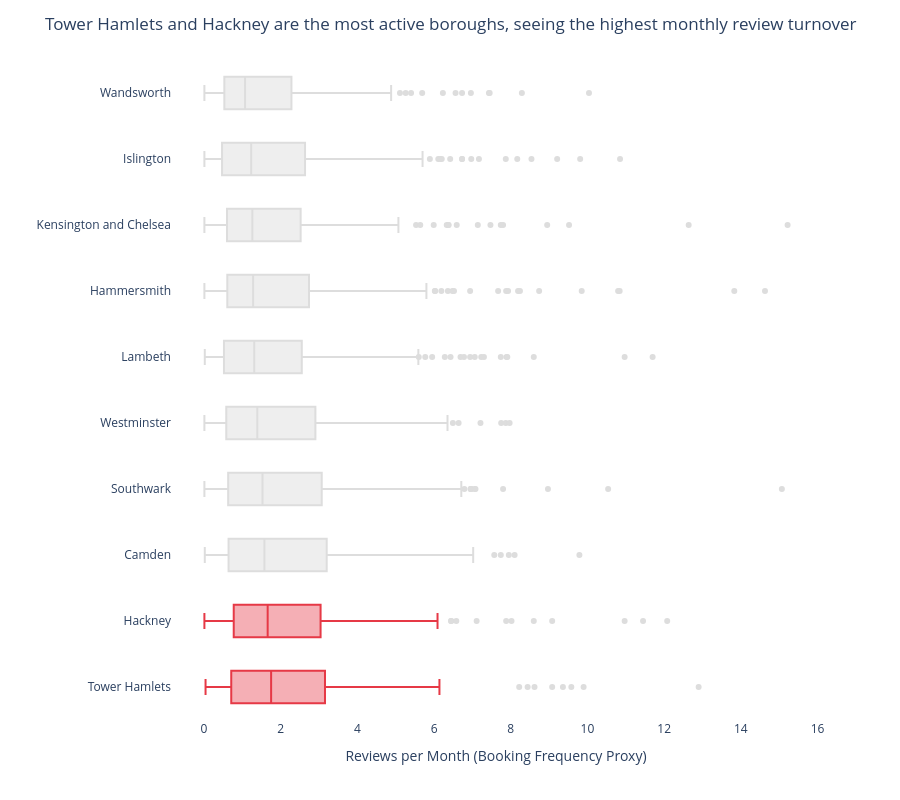

Notebook code cell kept with this figure:
### Markdown cell above
## Task 2 — Box plot: listing activity by borough

**What to build:** A **horizontal box plot** comparing listing activity (reviews per month) across London boroughs — reviews per month is a proxy for how frequently a listing is booked.

**Requirements:**
- Horizontal orientation (borough names are long)
- Sorted by median reviews per month (most active at top)
- Highlight the **two most active** boroughs in a different colour
- Outliers shown as individual points
- Insight title naming the two busiest boroughs

> 💡 Some listings have zero reviews — these are new or inactive listings. Filter them out with before plotting

### Code cell
import pandas as pd
import plotly.express as px

# 1. Pre-processing
df = pd.read_csv('airbnb_london.csv')

# Filter out listings with zero reviews
df_t2 = df[df['reviews_per_month'] > 0].copy()

# Calculate median activity per neighbourhood for sorting
med_activity = df_t2.groupby('neighbourhood')['reviews_per_month'].median().sort_values(ascending=True)
sorted_boroughs = med_activity.index.tolist()

# Identify the two most active boroughs
top_2 = med_activity.tail(2).index.tolist()

# 2. Create the Horizontal Box Plot
fig2 = px.box(
    df_t2,
    y='neighbourhood',
    x='reviews_per_month',
    color='neighbourhood',
    category_orders={'neighbourhood': sorted_boroughs},
    color_discrete_sequence=['#DDDDDD'] * len(sorted_boroughs), # Default all to grey
    orientation='h',
    points='outliers', # Show outliers individually
    labels={'reviews_per_month': 'Reviews per Month', 'neighbourhood': ''}
)

# 3. Highlight the two most active boroughs
for trace in fig2.data:
    if trace.name in top_2:
        trace.line.color = '#E63946' # Highlight color
        trace.fillcolor = 'rgba(230,57,70,0.4)'

# 4. Styling and Insight Title
fig2.update_layout(
    title=f'{top_2[1]} and {top_2[0]} are the most active boroughs, seeing the highest monthly review turnover',
    xaxis_title='Reviews per Month (Booking Frequency Proxy)',
    showlegend=False,
    plot_bgcolor='white',
    height=800 # Increased height for many boroughs
)

fig2.show()

### Figure 1 — Plotly figure (JSON) as saved in the notebook; plotly's stock layout.template omitted (floating-point values rounded to 4 significant figures; data arrays with more than 128 entries replaced by an {"elided": "..."} marker saying what was removed)
{"data": [{"alignmentgroup": "True", "boxpoints": "outliers", "hovertemplate": "=%{y}<br>Reviews per Month=%{x}<extra></extra>", "legendgroup": "Wandsworth", "marker": {"color": "#DDDDDD"}, "name": "Wandsworth", "notched": false, "offsetgroup": "Wandsworth", "orientation": "h", "showlegend": true, "type": "box", "x": {"elided": "226 float values"}, "x0": " ", "xaxis": "x", "y": {"elided": "226 str values"}, "y0": " ", "yaxis": "y"}, {"alignmentgroup": "True", "boxpoints": "outliers", "hovertemplate": "=%{y}<br>Reviews per Month=%{x}<extra></extra>", "legendgroup": "Islington", "marker": {"color": "#DDDDDD"}, "name": "Islington", "notched": false, "offsetgroup": "Islington", "orientation": "h", "showlegend": true, "type": "box", "x": {"elided": "241 float values"}, "x0": " ", "xaxis": "x", "y": {"elided": "241 str values"}, "y0": " ", "yaxis": "y"}, {"alignmentgroup": "True", "boxpoints": "outliers", "hovertemplate": "=%{y}<br>Reviews per Month=%{x}<extra></extra>", "legendgroup": "Kensington and Chelsea", "marker": {"color": "#DDDDDD"}, "name": "Kensington and Chelsea", "notched": false, "offsetgroup": "Kensington and Chelsea", "orientation": "h", "showlegend": true, "type": "box", "x": {"elided": "246 float values"}, "x0": " ", "xaxis": "x", "y": {"elided": "246 str values"}, "y0": " ", "yaxis": "y"}, {"alignmentgroup": "True", "boxpoints": "outliers", "hovertemplate": "=%{y}<br>Reviews per Month=%{x}<extra></extra>", "legendgroup": "Hammersmith", "marker": {"color": "#DDDDDD"}, "name": "Hammersmith", "notched": false, "offsetgroup": "Hammersmith", "orientation": "h", "showlegend": true, "type": "box", "x": {"elided": "245 float values"}, "x0": " ", "xaxis": "x", "y": {"elided": "245 str values"}, "y0": " ", "yaxis": "y"}, {"alignmentgroup": "True", "boxpoints": "outliers", "hovertemplate": "=%{y}<br>Reviews per Month=%{x}<extra></extra>", "legendgroup": "Lambeth", "marker": {"color": "#DDDDDD"}, "name": "Lambeth", "notched": false, "offsetgroup": "Lambeth", "orientation": "h", "showlegend": true, "type": "box", "x": {"elided": "250 float values"}, "x0": " ", "xaxis": "x", "y": {"elided": "250 str values"}, "y0": " ", "yaxis": "y"}, {"alignmentgroup": "True", "boxpoints": "outliers", "hovertemplate": "=%{y}<br>Reviews per Month=%{x}<extra></extra>", "legendgroup": "Westminster", "marker": {"color": "#DDDDDD"}, "name": "Westminster", "notched": false, "offsetgroup": "Westminster", "orientation": "h", "showlegend": true, "type": "box", "x": {"elided": "260 float values"}, "x0": " ", "xaxis": "x", "y": {"elided": "260 str values"}, "y0": " ", "yaxis": "y"}, {"alignmentgroup": "True", "boxpoints": "outliers", "hovertemplate": "=%{y}<br>Reviews per Month=%{x}<extra></extra>", "legendgroup": "Southwark", "marker": {"color": "#DDDDDD"}, "name": "Southwark", "notched": false, "offsetgroup": "Southwark", "orientation": "h", "showlegend": true, "type": "box", "x": {"elided": "270 float values"}, "x0": " ", "xaxis": "x", "y": {"elided": "270 str values"}, "y0": " ", "yaxis": "y"}, {"alignmentgroup": "True", "boxpoints": "outliers", "hovertemplate": "=%{y}<br>Reviews per Month=%{x}<extra></extra>", "legendgroup": "Camden", "marker": {"color": "#DDDDDD"}, "name": "Camden", "notched": false, "offsetgroup": "Camden", "orientation": "h", "showlegend": true, "type": "box", "x": {"elided": "246 float values"}, "x0": " ", "xaxis": "x", "y": {"elided": "246 str values"}, "y0": " ", "yaxis": "y"}, {"alignmentgroup": "True", "boxpoints": "outliers", "fillcolor": "rgba(230,57,70,0.4)", "hovertemplate": "=%{y}<br>Reviews per Month=%{x}<extra></extra>", "legendgroup": "Hackney", "line": {"color": "#E63946"}, "marker": {"color": "#DDDDDD"}, "name": "Hackney", "notched": false, "offsetgroup": "Hackney", "orientation": "h", "showlegend": true, "type": "box", "x": {"elided": "252 float values"}, "x0": " ", "xaxis": "x", "y": {"elided": "252 str values"}, "y0": " ", "yaxis": "y"}, {"alignmentgroup": "True", "boxpoints": "outliers", "fillcolor": "rgba(230,57,70,0.4)", "hovertemplate": "=%{y}<br>Reviews per Month=%{x}<extra></extra>", "legendgroup": "Tower Hamlets", "line": {"color": "#E63946"}, "marker": {"color": "#DDDDDD"}, "name": "Tower Hamlets", "notched": false, "offsetgroup": "Tower Hamlets", "orientation": "h", "showlegend": true, "type": "box", "x": {"elided": "259 float values"}, "x0": " ", "xaxis": "x", "y": {"elided": "259 str values"}, "y0": " ", "yaxis": "y"}], "layout": {"boxmode": "overlay", "height": 800, "legend": {"title": {"text": ""}, "tracegroupgap": 0}, "margin": {"t": 60}, "plot_bgcolor": "white", "showlegend": false, "title": {"text": "Tower Hamlets and Hackney are the most active boroughs, seeing the highest monthly review turnover"}, "xaxis": {"anchor": "y", "domain": [0, 1], "title": {"text": "Reviews per Month (Booking Frequency Proxy)"}}, "yaxis": {"anchor": "x", "categoryarray": ["Tower Hamlets", "Hackney", "Camden", "Southwark", "Westminster", "Lambeth", "Hammersmith", "Kensington and Chelsea", "Islington", "Wandsworth"], "categoryorder": "array", "domain": [0, 1], "title": {"text": ""}}}}
